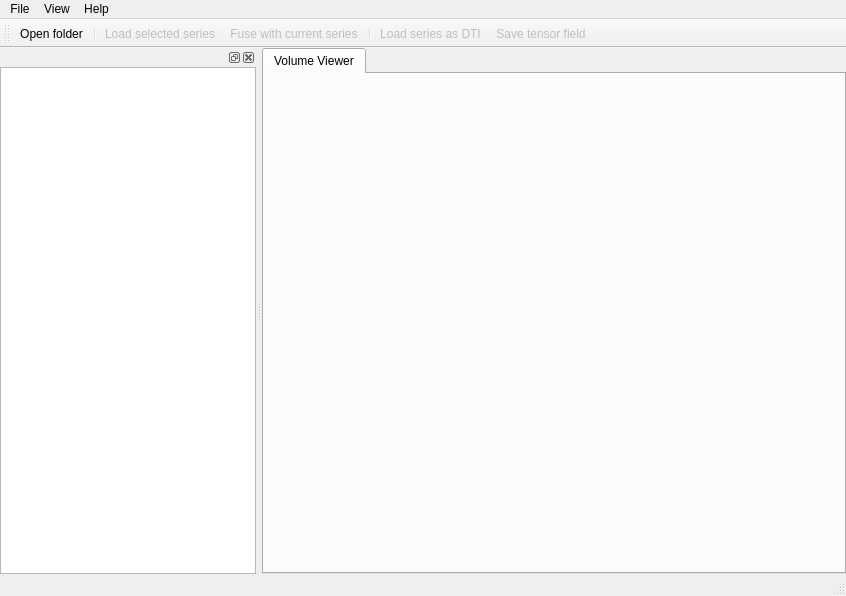
<ui version="4.0" >
 <class>DTIVisualizationClass</class>
 <widget class="QMainWindow" name="DTIVisualizationClass" >
  <property name="geometry" >
   <rect>
    <x>0</x>
    <y>0</y>
    <width>846</width>
    <height>596</height>
   </rect>
  </property>
  <property name="minimumSize" >
   <size>
    <width>600</width>
    <height>0</height>
   </size>
  </property>
  <property name="cursor" >
   <cursorShape>ArrowCursor</cursorShape>
  </property>
  <property name="windowTitle" >
   <string>DTIVisualization</string>
  </property>
  <widget class="QWidget" name="centralWidget" >
   <layout class="QHBoxLayout" name="horizontalLayout" >
    <property name="margin" >
     <number>0</number>
    </property>
    <item>
     <widget class="QTabWidget" name="tabWidget" >
      <property name="currentIndex" >
       <number>0</number>
      </property>
      <widget class="QWidget" name="volumeTab" >
       <attribute name="title" >
        <string>Volume Viewer</string>
       </attribute>
      </widget>
     </widget>
    </item>
   </layout>
  </widget>
  <widget class="QMenuBar" name="menuBar" >
   <property name="geometry" >
    <rect>
     <x>0</x>
     <y>0</y>
     <width>846</width>
     <height>22</height>
    </rect>
   </property>
   <widget class="QMenu" name="menuHelp" >
    <property name="title" >
     <string>Help</string>
    </property>
    <addaction name="actionTest" />
   </widget>
   <widget class="QMenu" name="menuFile" >
    <property name="title" >
     <string>File</string>
    </property>
    <addaction name="actionOpen_folder" />
    <addaction name="separator" />
    <addaction name="actionLoad_selected_series" />
    <addaction name="actionFuse_with_current_series" />
    <addaction name="separator" />
    <addaction name="actionLoad_series_as_DTI" />
    <addaction name="actionSave_tensor_field" />
   </widget>
   <widget class="QMenu" name="menuView" >
    <property name="title" >
     <string>View</string>
    </property>
    <addaction name="actionFolder_explorer" />
   </widget>
   <addaction name="menuFile" />
   <addaction name="menuView" />
   <addaction name="menuHelp" />
  </widget>
  <widget class="QToolBar" name="mainToolBar" >
   <attribute name="toolBarArea" >
    <enum>TopToolBarArea</enum>
   </attribute>
   <attribute name="toolBarBreak" >
    <bool>false</bool>
   </attribute>
   <addaction name="actionOpen_folder" />
   <addaction name="separator" />
   <addaction name="actionLoad_selected_series" />
   <addaction name="actionFuse_with_current_series" />
   <addaction name="separator" />
   <addaction name="actionLoad_series_as_DTI" />
   <addaction name="actionSave_tensor_field" />
  </widget>
  <widget class="QStatusBar" name="statusBar" />
  <widget class="QDockWidget" name="dockWidget" >
   <property name="sizePolicy" >
    <sizepolicy vsizetype="Preferred" hsizetype="Minimum" >
     <horstretch>0</horstretch>
     <verstretch>0</verstretch>
    </sizepolicy>
   </property>
   <property name="allowedAreas" >
    <set>Qt::LeftDockWidgetArea</set>
   </property>
   <attribute name="dockWidgetArea" >
    <number>1</number>
   </attribute>
   <widget class="QWidget" name="dockWidgetContents" >
    <layout class="QVBoxLayout" name="verticalLayout" >
     <property name="margin" >
      <number>0</number>
     </property>
     <item>
      <widget class="QTreeWidget" name="fileTreeWidget" >
       <property name="autoExpandDelay" >
        <number>-1</number>
       </property>
       <property name="itemsExpandable" >
        <bool>false</bool>
       </property>
       <property name="headerHidden" >
        <bool>true</bool>
       </property>
       <column>
        <property name="text" >
         <string>1</string>
        </property>
       </column>
      </widget>
     </item>
    </layout>
   </widget>
  </widget>
  <action name="actionOpen_folder" >
   <property name="icon" >
    <iconset>
     <normaloff>Resources/Icons/bag.png</normaloff>Resources/Icons/bag.png</iconset>
   </property>
   <property name="text" >
    <string>Open folder</string>
   </property>
  </action>
  <action name="actionLoad_selected_series" >
   <property name="enabled" >
    <bool>false</bool>
   </property>
   <property name="icon" >
    <iconset>
     <normaloff>Resources/Icons/monitor.png</normaloff>Resources/Icons/monitor.png</iconset>
   </property>
   <property name="text" >
    <string>Load selected series</string>
   </property>
  </action>
  <action name="actionLoad_series_as_DTI" >
   <property name="enabled" >
    <bool>false</bool>
   </property>
   <property name="icon" >
    <iconset>
     <normaloff>Resources/Icons/notepad.png</normaloff>Resources/Icons/notepad.png</iconset>
   </property>
   <property name="text" >
    <string>Load series as DTI</string>
   </property>
  </action>
  <action name="actionSave_tensor_field" >
   <property name="enabled" >
    <bool>false</bool>
   </property>
   <property name="icon" >
    <iconset>
     <normaloff>Resources/Icons/disk.png</normaloff>Resources/Icons/disk.png</iconset>
   </property>
   <property name="text" >
    <string>Save tensor field</string>
   </property>
  </action>
  <action name="actionFolder_explorer" >
   <property name="checkable" >
    <bool>true</bool>
   </property>
   <property name="checked" >
    <bool>true</bool>
   </property>
   <property name="text" >
    <string>Folder explorer</string>
   </property>
  </action>
  <action name="actionTest" >
   <property name="icon" >
    <iconset>
     <normaloff>Resources/Icons/clock.png</normaloff>Resources/Icons/clock.png</iconset>
   </property>
   <property name="text" >
    <string>Test</string>
   </property>
  </action>
  <action name="actionFuse_with_current_series" >
   <property name="enabled" >
    <bool>false</bool>
   </property>
   <property name="icon" >
    <iconset>
     <normaloff>Resources/Icons/Picture Document.png</normaloff>Resources/Icons/Picture Document.png</iconset>
   </property>
   <property name="text" >
    <string>Fuse with current series</string>
   </property>
  </action>
 </widget>
 <layoutdefault spacing="6" margin="11" />
 <resources/>
 <connections/>
</ui>
